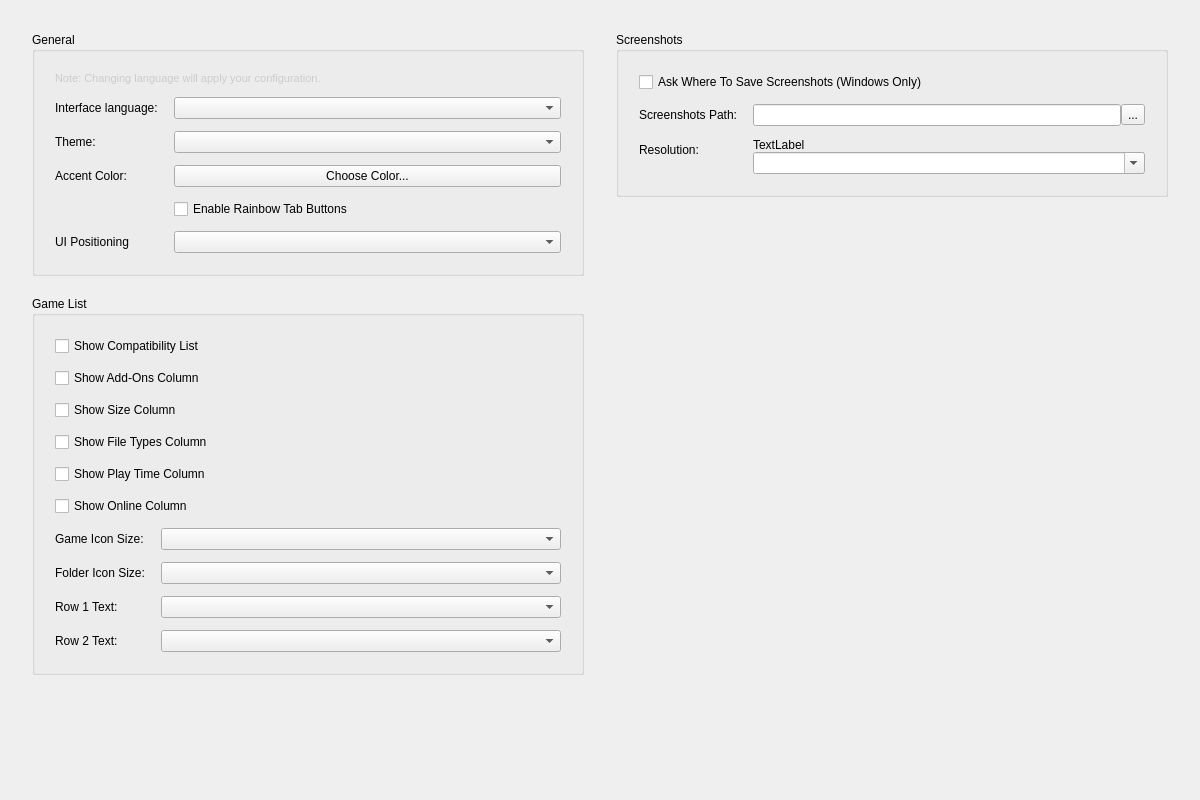
<?xml version="1.0" encoding="UTF-8"?>
<ui version="4.0">
    <class>ConfigureUi</class>
    <widget class="QWidget" name="ConfigureUi">
        <property name="geometry">
            <rect>
                <x>0</x>
                <y>0</y>
                <width>1200</width>
                <height>800</height>
            </rect>
        </property>
        <property name="minimumSize">
            <size>
                <width>700</width>
                <height>600</height>
            </size>
        </property>
        <property name="windowTitle">
            <string>Form</string>
        </property>
        <property name="accessibleName">
            <string>UI</string>
        </property>
        <property name="styleSheet">
            <string>/* This stylesheet is a template. Placeholders like %%ACCENT_COLOR%% are replaced in C++. */</string>
        </property>
        <layout class="QHBoxLayout" name="mainHorizontalLayout">
            <property name="spacing">
                <number>32</number>
            </property>
            <property name="leftMargin">
                <number>32</number>
            </property>
            <property name="topMargin">
                <number>32</number>
            </property>
            <property name="rightMargin">
                <number>32</number>
            </property>
            <property name="bottomMargin">
                <number>32</number>
            </property>
            <item>
                <layout class="QVBoxLayout" name="leftColumnLayout">
                    <property name="spacing">
                        <number>20</number>
                    </property>
                    <item>
                        <widget class="QGroupBox" name="general_groupBox">
                            <property name="sizePolicy">
                                <sizepolicy hsizetype="MinimumExpanding" vsizetype="Preferred">
                                    <horstretch>0</horstretch>
                                    <verstretch>0</verstretch>
                                </sizepolicy>
                            </property>
                            <property name="title">
                                <string>General</string>
                            </property>
                            <layout class="QFormLayout" name="generalFormLayout">
                                <property name="horizontalSpacing">
                                    <number>16</number>
                                </property>
                                <property name="verticalSpacing">
                                    <number>12</number>
                                </property>
                                <property name="leftMargin">
                                    <number>20</number>
                                </property>
                                <property name="topMargin">
                                    <number>20</number>
                                </property>
                                <property name="rightMargin">
                                    <number>20</number>
                                </property>
                                <property name="bottomMargin">
                                    <number>20</number>
                                </property>
                                <item row="0" column="0" colspan="2">
                                    <widget class="QLabel" name="label_change_language_info">
                                        <property name="text">
                                            <string>Note: Changing language will apply your configuration.</string>
                                        </property>
                                        <property name="wordWrap">
                                            <bool>true</bool>
                                        </property>
                                        <property name="styleSheet">
                                            <string>color: #cccccc; font-size: 11px;</string>
                                        </property>
                                    </widget>
                                </item>
                                <item row="1" column="0">
                                    <widget class="QLabel" name="language_label">
                                        <property name="text">
                                            <string>Interface language:</string>
                                        </property>
                                    </widget>
                                </item>
                                <item row="1" column="1">
                                    <widget class="QComboBox" name="language_combobox">
                                        <property name="sizePolicy">
                                            <sizepolicy hsizetype="Expanding" vsizetype="Fixed">
                                                <horstretch>0</horstretch>
                                                <verstretch>0</verstretch>
                                            </sizepolicy>
                                        </property>
                                    </widget>
                                </item>
                                <item row="2" column="0">
                                    <widget class="QLabel" name="theme_label">
                                        <property name="text">
                                            <string>Theme:</string>
                                        </property>
                                    </widget>
                                </item>
                                <item row="2" column="1">
                                    <widget class="QComboBox" name="theme_combobox">
                                        <property name="sizePolicy">
                                            <sizepolicy hsizetype="Expanding" vsizetype="Fixed">
                                                <horstretch>0</horstretch>
                                                <verstretch>0</verstretch>
                                            </sizepolicy>
                                        </property>
                                    </widget>
                                </item>
                                <item row="3" column="0">
                                    <widget class="QLabel" name="accentColorLabel">
                                        <property name="text">
                                            <string>Accent Color:</string>
                                        </property>
                                    </widget>
                                </item>
                                <item row="3" column="1">
                                    <widget class="QPushButton" name="accentColorButton">
                                        <property name="text">
                                            <string>Choose Color...</string>
                                        </property>
                                    </widget>
                                </item>
                                <item row="4" column="1">
                                    <widget class="QCheckBox" name="rainbowModeCheckBox">
                                        <property name="text">
                                            <string>Enable Rainbow Tab Buttons</string>
                                        </property>
                                    </widget>
                                </item>
                                <item row="5" column="0">
                                    <widget class="QLabel" name="label">
                                        <property name="text">
                                            <string>UI Positioning</string>
                                        </property>
                                    </widget>
                                </item>
                                <item row="5" column="1">
                                    <widget class="QComboBox" name="ui_positioning_combo">
                                        <property name="sizePolicy">
                                            <sizepolicy hsizetype="Expanding" vsizetype="Fixed">
                                                <horstretch>0</horstretch>
                                                <verstretch>0</verstretch>
                                            </sizepolicy>
                                        </property>
                                    </widget>
                                </item>
                            </layout>
                        </widget>
                    </item>
                    <item>
                        <widget class="QGroupBox" name="GameListGroupBox">
                            <property name="sizePolicy">
                                <sizepolicy hsizetype="MinimumExpanding" vsizetype="Preferred">
                                    <horstretch>0</horstretch>
                                    <verstretch>0</verstretch>
                                </sizepolicy>
                            </property>
                            <property name="title">
                                <string>Game List</string>
                            </property>
                            <layout class="QFormLayout" name="gameListFormLayout">
                                <property name="horizontalSpacing">
                                    <number>16</number>
                                </property>
                                <property name="verticalSpacing">
                                    <number>12</number>
                                </property>
                                <property name="leftMargin">
                                    <number>20</number>
                                </property>
                                <property name="topMargin">
                                    <number>20</number>
                                </property>
                                <property name="rightMargin">
                                    <number>20</number>
                                </property>
                                <property name="bottomMargin">
                                    <number>20</number>
                                </property>
                                <item row="0" column="0" colspan="2">
                                    <widget class="QCheckBox" name="show_compat">
                                        <property name="text">
                                            <string>Show Compatibility List</string>
                                        </property>
                                    </widget>
                                </item>
                                <item row="1" column="0" colspan="2">
                                    <widget class="QCheckBox" name="show_add_ons">
                                        <property name="text">
                                            <string>Show Add-Ons Column</string>
                                        </property>
                                    </widget>
                                </item>
                                <item row="2" column="0" colspan="2">
                                    <widget class="QCheckBox" name="show_size">
                                        <property name="text">
                                            <string>Show Size Column</string>
                                        </property>
                                    </widget>
                                </item>
                                <item row="3" column="0" colspan="2">
                                    <widget class="QCheckBox" name="show_types">
                                        <property name="text">
                                            <string>Show File Types Column</string>
                                        </property>
                                    </widget>
                                </item>
                                <item row="4" column="0" colspan="2">
                                    <widget class="QCheckBox" name="show_play_time">
                                        <property name="text">
                                            <string>Show Play Time Column</string>
                                        </property>
                                    </widget>
                                </item>
                                <item row="5" column="0" colspan="2">
                                    <widget class="QCheckBox" name="show_online_column">
                                        <property name="text">
                                            <string>Show Online Column</string>
                                        </property>
                                    </widget>
                                </item>
                                <item row="6" column="0">
                                    <widget class="QLabel" name="game_icon_size_label">
                                        <property name="text">
                                            <string>Game Icon Size:</string>
                                        </property>
                                    </widget>
                                </item>
                                <item row="6" column="1">
                                    <widget class="QComboBox" name="game_icon_size_combobox">
                                        <property name="sizePolicy">
                                            <sizepolicy hsizetype="Expanding" vsizetype="Fixed">
                                                <horstretch>0</horstretch>
                                                <verstretch>0</verstretch>
                                            </sizepolicy>
                                        </property>
                                    </widget>
                                </item>
                                <item row="7" column="0">
                                    <widget class="QLabel" name="folder_icon_size_label">
                                        <property name="text">
                                            <string>Folder Icon Size:</string>
                                        </property>
                                    </widget>
                                </item>
                                <item row="7" column="1">
                                    <widget class="QComboBox" name="folder_icon_size_combobox">
                                        <property name="sizePolicy">
                                            <sizepolicy hsizetype="Expanding" vsizetype="Fixed">
                                                <horstretch>0</horstretch>
                                                <verstretch>0</verstretch>
                                            </sizepolicy>
                                        </property>
                                    </widget>
                                </item>
                                <item row="8" column="0">
                                    <widget class="QLabel" name="row_1_label">
                                        <property name="text">
                                            <string>Row 1 Text:</string>
                                        </property>
                                    </widget>
                                </item>
                                <item row="8" column="1">
                                    <widget class="QComboBox" name="row_1_text_combobox">
                                        <property name="sizePolicy">
                                            <sizepolicy hsizetype="Expanding" vsizetype="Fixed">
                                                <horstretch>0</horstretch>
                                                <verstretch>0</verstretch>
                                            </sizepolicy>
                                        </property>
                                    </widget>
                                </item>
                                <item row="9" column="0">
                                    <widget class="QLabel" name="row_2_label">
                                        <property name="text">
                                            <string>Row 2 Text:</string>
                                        </property>
                                    </widget>
                                </item>
                                <item row="9" column="1">
                                    <widget class="QComboBox" name="row_2_text_combobox">
                                        <property name="sizePolicy">
                                            <sizepolicy hsizetype="Expanding" vsizetype="Fixed">
                                                <horstretch>0</horstretch>
                                                <verstretch>0</verstretch>
                                            </sizepolicy>
                                        </property>
                                    </widget>
                                </item>
                            </layout>
                        </widget>
                    </item>
                    <item>
                        <spacer name="leftVerticalSpacer">
                            <property name="orientation">
                                <enum>Qt::Vertical</enum>
                            </property>
                            <property name="sizeHint" stdset="0">
                                <size>
                                    <width>20</width>
                                    <height>40</height>
                                </size>
                            </property>
                        </spacer>
                    </item>
                </layout>
            </item>
            <item>
                <layout class="QVBoxLayout" name="rightColumnLayout">
                    <property name="spacing">
                        <number>20</number>
                    </property>
                    <item>
                        <widget class="QGroupBox" name="screenshots_GroupBox">
                            <property name="sizePolicy">
                                <sizepolicy hsizetype="MinimumExpanding" vsizetype="Preferred">
                                    <horstretch>0</horstretch>
                                    <verstretch>0</verstretch>
                                </sizepolicy>
                            </property>
                            <property name="title">
                                <string>Screenshots</string>
                            </property>
                            <layout class="QFormLayout" name="screenshotsFormLayout">
                                <property name="horizontalSpacing">
                                    <number>16</number>
                                </property>
                                <property name="verticalSpacing">
                                    <number>12</number>
                                </property>
                                <property name="leftMargin">
                                    <number>20</number>
                                </property>
                                <property name="topMargin">
                                    <number>20</number>
                                </property>
                                <property name="rightMargin">
                                    <number>20</number>
                                </property>
                                <property name="bottomMargin">
                                    <number>20</number>
                                </property>
                                <item row="0" column="0" colspan="2">
                                    <widget class="QCheckBox" name="enable_screenshot_save_as">
                                        <property name="text">
                                            <string>Ask Where To Save Screenshots (Windows Only)</string>
                                        </property>
                                    </widget>
                                </item>
                                <item row="1" column="0">
                                    <widget class="QLabel" name="screenshot_path_label">
                                        <property name="text">
                                            <string>Screenshots Path:</string>
                                        </property>
                                    </widget>
                                </item>
                                <item row="1" column="1">
                                    <layout class="QHBoxLayout" name="screenshotPathLayout">
                                        <item>
                                            <widget class="QLineEdit" name="screenshot_path_edit">
                                                <property name="sizePolicy">
                                                    <sizepolicy hsizetype="Expanding" vsizetype="Fixed">
                                                        <horstretch>0</horstretch>
                                                        <verstretch>0</verstretch>
                                                    </sizepolicy>
                                                </property>
                                            </widget>
                                        </item>
                                        <item>
                                            <widget class="QToolButton" name="screenshot_path_button">
                                                <property name="text">
                                                    <string>...</string>
                                                </property>
                                            </widget>
                                        </item>
                                    </layout>
                                </item>
                                <item row="2" column="0">
                                    <widget class="QLabel" name="resolution_label">
                                        <property name="text">
                                            <string>Resolution:</string>
                                        </property>
                                    </widget>
                                </item>
                                <item row="2" column="1">
                                    <layout class="QVBoxLayout" name="resolutionLayout">
                                        <item>
                                            <widget class="QLabel" name="screenshot_width">
                                                <property name="text">
                                                    <string>TextLabel</string>
                                                </property>
                                                <property name="alignment">
                                                    <set>Qt::AlignLeading|Qt::AlignLeft|Qt::AlignVCenter</set>
                                                </property>
                                                <property name="wordWrap">
                                                    <bool>true</bool>
                                                </property>
                                            </widget>
                                        </item>
                                        <item>
                                            <widget class="QComboBox" name="screenshot_height">
                                                <property name="sizePolicy">
                                                    <sizepolicy hsizetype="MinimumExpanding" vsizetype="Fixed">
                                                        <horstretch>0</horstretch>
                                                        <verstretch>0</verstretch>
                                                    </sizepolicy>
                                                </property>
                                                <property name="editable">
                                                    <bool>true</bool>
                                                </property>
                                            </widget>
                                        </item>
                                    </layout>
                                </item>
                            </layout>
                        </widget>
                    </item>
                    <item>
                        <spacer name="rightVerticalSpacer">
                            <property name="orientation">
                                <enum>Qt::Vertical</enum>
                            </property>
                            <property name="sizeHint" stdset="0">
                                <size>
                                    <width>20</width>
                                    <height>40</height>
                                </size>
                            </property>
                        </spacer>
                    </item>
                </layout>
            </item>
        </layout>
    </widget>
    <resources/>
    <connections/>
</ui>
